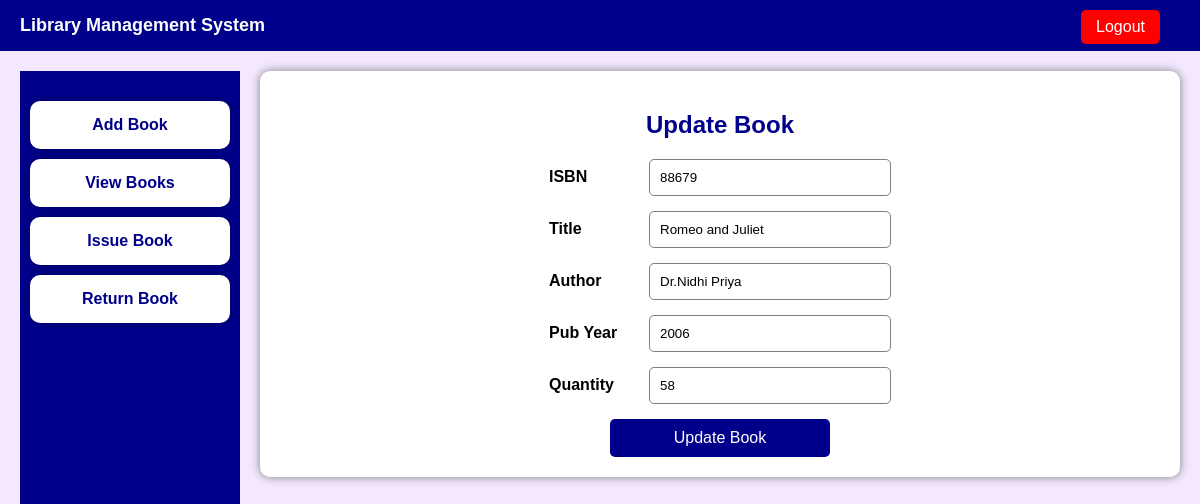
The app's page /updatebook.php?id=12 with its own data.
### tables this page shows
CREATE TABLE `books` (
  `book_id` int(11) NOT NULL,
  `title` varchar(100) DEFAULT NULL,
  `author` varchar(100) DEFAULT NULL,
  `quantity` int(11) DEFAULT NULL,
  `isbn` varchar(30) NOT NULL,
  `pub_year` int(11) NOT NULL
);

### updatebook.php (the view, shortened to what this page needs)
<?php
$conn = mysqli_connect("localhost","root","","library_db");
$id = $_GET['id'];
$select = "SELECT * FROM books WHERE book_id='$id'";
$result = mysqli_query($conn,$select);
$row = mysqli_fetch_assoc($result);
?>
<!DOCTYPE html>
<html>
<head>
<link rel="stylesheet" href="style.css">
</head>
<body>
<div class="top-bar">
    <span class="top-title">
        Library Management System
    </span>
    <a href="login.php" class="logout">
        Logout
    </a>
</div>
<div class="container">
    <div class="left-menu">
        <a href="home.php?page=add">Add Book</a>
        <a href="home.php?page=view">View Books</a>
        <a href="home.php?page=issue">Issue Book</a>
        <a href="home.php?page=return">Return Book</a>
    </div>
    <div class="right-box">
        <div class="main-box">
            <h2>Update Book</h2>
            <form method="POST">
                <div class="form-row">
                    <label>ISBN</label>
                    <input type="text" name="isbn" value="<?php echo $row['isbn']; ?>">
                </div>
                <div class="form-row">
                    <label>Title</label>
                    <input type="text" name="title" value="<?php echo $row['title']; ?>">
                </div>
                <div class="form-row">
                    <label>Author</label>
                    <input type="text" name="author" value="<?php echo $row['author']; ?>">
                </div>
                <div class="form-row">
                    <label>Pub Year</label>
                    <input type="number" name="pub_year" value="<?php echo $row['pub_year']; ?>">
                </div>
                <div class="form-row">
                    <label>Quantity</label>
                    <input type="number" name="quantity" value="<?php echo $row['quantity']; ?>">
                </div>
                <input type="submit" name="update" value="Update Book">
            </form>
        </div>
    </div>
</div>
</body>
</html>

### style.css (style rules this page uses)
body { font-family: Arial, sans-serif; background-color: #f3e8ff; margin: 0; padding: 0; }
.top-bar { width: 100%; background-color: darkblue; padding: 15px 20px; position: relative; box-sizing: border-box; }
.top-title { color: white; font-size: 18px; font-weight: bold; }
.logout { position: absolute; right: 40px; top: 10px; background-color: red; color: white; text-decoration: none; padding: 8px 15px; border-radius: 5px; }
.container { display: flex; gap: 20px; padding: 20px; align-items: flex-start; }
.left-menu { width: 220px; background-color: darkblue; height: 100vh; padding-top: 20px; }
.left-menu a { display: block; background-color: white; color: darkblue; text-decoration: none; padding: 15px; margin: 10px; border-radius: 10px; text-align: center; font-weight: bold; box-shadow: 0px 0px 8px rgba(0,0,0,0.3); transition: 0.3s; }
.right-box { flex: 1; background-color: white; padding: 20px; border-radius: 10px; box-shadow: 0px 0px 10px gray; }
h1,h2 { color: darkblue; text-align: center; }
form { text-align: center; margin-top: 10px; }
.form-row { display: flex; align-items: center; justify-content: center; margin-bottom: 15px; }
.form-row label { width: 100px; text-align: left; font-weight: bold; }
input { width: 220px; padding: 10px; border-radius: 5px; border: 1px solid gray; }
input[type="submit"] { background-color: darkblue; color: white; border: none; cursor: pointer; font-size: 16px; }

### records on screen
books: isbn "88679", title "Romeo and Juliet", author "Dr.Nidhi Priya", pub_year "2006", quantity "58"
